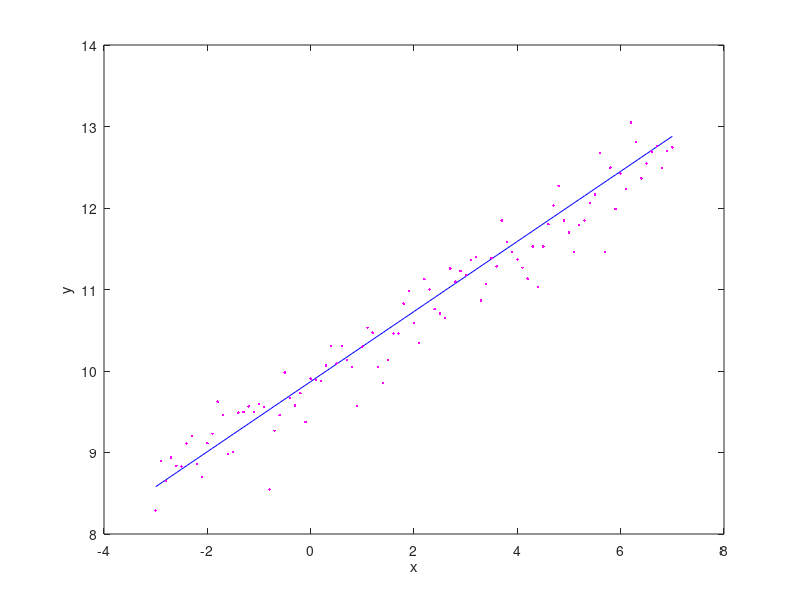

This chart was generated by the following MATLAB code: (Note: this script raises an error after producing the figure.)

restoredefaultpath
addpath('.\..\dream')

clear
close all
clc

% create the artificial data:
a = 0.43
b = 9.87

xObs = [-3:0.1:7]'
yObsTrue = a*xObs+b
gaussTerm = randn(size(yObsTrue))*0.3
yObs = yObsTrue + gaussTerm


% visualize the artificial data:
figure(123)
h1=plot(xObs,yObsTrue,'-b',xObs,yObs,'.m');
xlabel('x')
ylabel('y')

% DREAM algorithm settings:
MCMCPar.n = 2;                          % Dimension of the problem
MCMCPar.seq = 10;                       % Number of Markov Chains / sequences
MCMCPar.ndraw = MCMCPar.n*2000;         % Maximum number of function evaluations
MCMCPar.nCR = 3;                        % Crossover values used to generate proposals (geometric series)
MCMCPar.Gamma = 0;                      % Kurtosis parameter Bayesian Inference Scheme
MCMCPar.DEpairs = 3;                    % Number of DEpairs
MCMCPar.steps = 10;                     % Number of steps in sem
MCMCPar.eps = 5e-2;                     % Random error for ergodicity
MCMCPar.outlierTest = 'IQR_test';       % What kind of test to detect outlier chains?
MCMCPar.pJumpRate_one = 0.20;           % Probability of selecting a jumprate of 1 --> jump between modes


% Give the parameter ranges (minimum and maximum values)
ParRange.minn = [-3.0,-10.0];
ParRange.maxn = [ 3.0, 20.0];

% Define the observations:
Measurement.MeasData = yObs; 
Measurement.N = size(Measurement.MeasData,1);
Measurement.Sigma = [];

% Define likelihood function -- Sum of Squared Error
option = 3; 

% Define modelName
ModelName = 'linearmodel';
Extra.xObs = xObs;



Extra.BoundHandling = 'Reflect';        % Define the boundary handling
Extra.save_in_memory = 'Yes';
Extra.pCR = 'Update';                   % Adaptive tuning of crossover values
Extra.reduced_sample_collection = 'No'; % Thinned sample collection?
Extra.InitPopulation = 'LHS_BASED';     % What type of initial sampling


% specify the visualization routine
Extra.visScriptName = 'visDream';
% Specify labels for the parameter names
Extra.ParNames.labels = {'slope','intercept'};
Extra.ParNames.interpreter = 'tex';

% Scale of Delayed Rejection if used in algorithm
Extra.DR = 'No'; 
Extra.DRscale = 10; 
Restart = 'No';

% Run the MCMC algorithm
[Sequences,Reduced_Seq,X,output,hist_logp] = dream(MCMCPar,ParRange,Measurement,ModelName,Extra,option,Restart);


% % % % % % % % % % % % % % % % % % % % % % % % % % % % % % % % % % % % % %
% % % % % % % % % % % % % % % % % % % % % % % % % % % % % % % % % % % % % %
% % % %                 ANALYSIS AND VISUALIZATION                  % % % %
% % % % % % % % % % % % % % % % % % % % % % % % % % % % % % % % % % % % % %
% % % % % % % % % % % % % % % % % % % % % % % % % % % % % % % % % % % % % %

parCols=1:MCMCPar.n;
lastRows = [-99:0]+size(Sequences,1);
parSets = [];
for iSeq=1:MCMCPar.seq
    parSets = cat(1,parSets,Sequences(lastRows,parCols,iSeq));
end

for k=1:size(parSets,1)
    parVec = parSets(k,:);
    ySim(k,:) = linearmodel(parVec,Extra);
end


Y = prctile(ySim,[2.5,50,97.5],1);
figure(123)
hold on
h2 = plot(xObs,Y(1,:),'--k',...
     xObs,Y(2,:),'-k',...
     xObs,Y(3,:),'--k');
hLeg = legend([h1;h2(1:2)],'true','observed','95% parameter uncertainty','median prediction');
set(hLeg,'color','none','box','off','location','NorthWest');





